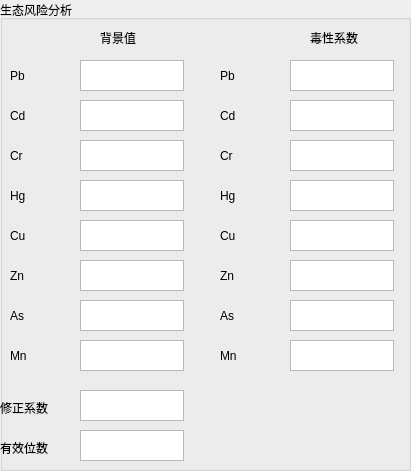
   <widget class="QGroupBox" name="groupBox">
    <property name="geometry">
     <rect>
      <x>20</x>
      <y>20</y>
      <width>411</width>
      <height>471</height>
     </rect>
    </property>
    <property name="title">
     <string>生态风险分析</string>
    </property>
    <widget class="QLabel" name="label_30">
     <property name="geometry">
      <rect>
       <x>10</x>
       <y>300</y>
       <width>61</width>
       <height>31</height>
      </rect>
     </property>
     <property name="text">
      <string>As</string>
     </property>
    </widget>
    <widget class="QTextEdit" name="t_zn">
     <property name="geometry">
      <rect>
       <x>290</x>
       <y>260</y>
       <width>104</width>
       <height>31</height>
      </rect>
     </property>
    </widget>
    <widget class="QLabel" name="label_17">
     <property name="geometry">
      <rect>
       <x>220</x>
       <y>100</y>
       <width>61</width>
       <height>31</height>
      </rect>
     </property>
     <property name="text">
      <string>Cd</string>
     </property>
    </widget>
    <widget class="QTextEdit" name="bg_cr">
     <property name="geometry">
      <rect>
       <x>80</x>
       <y>140</y>
       <width>104</width>
       <height>31</height>
      </rect>
     </property>
    </widget>
    <widget class="QLabel" name="label_9">
     <property name="geometry">
      <rect>
       <x>10</x>
       <y>260</y>
       <width>61</width>
       <height>31</height>
      </rect>
     </property>
     <property name="text">
      <string>Zn</string>
     </property>
    </widget>
    <widget class="QLabel" name="label_18">
     <property name="geometry">
      <rect>
       <x>220</x>
       <y>220</y>
       <width>61</width>
       <height>31</height>
      </rect>
     </property>
     <property name="text">
      <string>Cu</string>
     </property>
    </widget>
    <widget class="QTextEdit" name="t_cd">
     <property name="geometry">
      <rect>
       <x>290</x>
       <y>100</y>
       <width>104</width>
       <height>31</height>
      </rect>
     </property>
    </widget>
    <widget class="QTextEdit" name="bg_as">
     <property name="geometry">
      <rect>
       <x>80</x>
       <y>300</y>
       <width>104</width>
       <height>31</height>
      </rect>
     </property>
    </widget>
    <widget class="QTextEdit" name="bg_hg">
     <property name="geometry">
      <rect>
       <x>80</x>
       <y>180</y>
       <width>104</width>
       <height>31</height>
      </rect>
     </property>
    </widget>
    <widget class="QTextEdit" name="t_as">
     <property name="geometry">
      <rect>
       <x>290</x>
       <y>300</y>
       <width>104</width>
       <height>31</height>
      </rect>
     </property>
    </widget>
    <widget class="QLabel" name="label_28">
     <property name="geometry">
      <rect>
       <x>220</x>
       <y>300</y>
       <width>61</width>
       <height>31</height>
      </rect>
     </property>
     <property name="text">
      <string>As</string>
     </property>
    </widget>
    <widget class="QLabel" name="label_7">
     <property name="geometry">
      <rect>
       <x>10</x>
       <y>180</y>
       <width>61</width>
       <height>31</height>
      </rect>
     </property>
     <property name="text">
      <string>Hg</string>
     </property>
    </widget>
    <widget class="QTextEdit" name="t_cr">
     <property name="geometry">
      <rect>
       <x>290</x>
       <y>140</y>
       <width>104</width>
       <height>31</height>
      </rect>
     </property>
    </widget>
    <widget class="QTextEdit" name="bg_pb">
     <property name="geometry">
      <rect>
       <x>80</x>
       <y>60</y>
       <width>104</width>
       <height>31</height>
      </rect>
     </property>
    </widget>
    <widget class="QTextEdit" name="t_cu">
     <property name="geometry">
      <rect>
       <x>290</x>
       <y>220</y>
       <width>104</width>
       <height>31</height>
      </rect>
     </property>
    </widget>
    <widget class="QTextEdit" name="k">
     <property name="geometry">
      <rect>
       <x>80</x>
       <y>390</y>
       <width>104</width>
       <height>31</height>
      </rect>
     </property>
    </widget>
    <widget class="QTextEdit" name="t_pb">
     <property name="geometry">
      <rect>
       <x>290</x>
       <y>60</y>
       <width>104</width>
       <height>31</height>
      </rect>
     </property>
    </widget>
    <widget class="QTextEdit" name="bg_cu">
     <property name="geometry">
      <rect>
       <x>80</x>
       <y>220</y>
       <width>104</width>
       <height>31</height>
      </rect>
     </property>
    </widget>
    <widget class="QLabel" name="label_10">
     <property name="geometry">
      <rect>
       <x>220</x>
       <y>260</y>
       <width>61</width>
       <height>31</height>
      </rect>
     </property>
     <property name="text">
      <string>Zn</string>
     </property>
    </widget>
    <widget class="QTextEdit" name="t_hg">
     <property name="geometry">
      <rect>
       <x>290</x>
       <y>180</y>
       <width>104</width>
       <height>31</height>
      </rect>
     </property>
    </widget>
    <widget class="QLabel" name="label_4">
     <property name="geometry">
      <rect>
       <x>10</x>
       <y>140</y>
       <width>61</width>
       <height>31</height>
      </rect>
     </property>
     <property name="text">
      <string>Cr</string>
     </property>
    </widget>
    <widget class="QTextEdit" name="bg_cd">
     <property name="geometry">
      <rect>
       <x>80</x>
       <y>100</y>
       <width>104</width>
       <height>31</height>
      </rect>
     </property>
    </widget>
    <widget class="QLabel" name="label_13">
     <property name="geometry">
      <rect>
       <x>220</x>
       <y>180</y>
       <width>61</width>
       <height>31</height>
      </rect>
     </property>
     <property name="text">
      <string>Hg</string>
     </property>
    </widget>
    <widget class="QLabel" name="label_11">
     <property name="geometry">
      <rect>
       <x>310</x>
       <y>30</y>
       <width>72</width>
       <height>15</height>
      </rect>
     </property>
     <property name="text">
      <string>毒性系数</string>
     </property>
    </widget>
    <widget class="QLabel" name="label_19">
     <property name="geometry">
      <rect>
       <x>0</x>
       <y>400</y>
       <width>72</width>
       <height>15</height>
      </rect>
     </property>
     <property name="text">
      <string>修正系数</string>
     </property>
    </widget>
    <widget class="QLabel" name="label_2">
     <property name="geometry">
      <rect>
       <x>10</x>
       <y>60</y>
       <width>61</width>
       <height>31</height>
      </rect>
     </property>
     <property name="text">
      <string>Pb</string>
     </property>
    </widget>
    <widget class="QLabel" name="label_3">
     <property name="geometry">
      <rect>
       <x>10</x>
       <y>100</y>
       <width>61</width>
       <height>31</height>
      </rect>
     </property>
     <property name="text">
      <string>Cd</string>
     </property>
    </widget>
    <widget class="QLabel" name="label">
     <property name="geometry">
      <rect>
       <x>100</x>
       <y>30</y>
       <width>72</width>
       <height>15</height>
      </rect>
     </property>
     <property name="text">
      <string>背景值</string>
     </property>
    </widget>
    <widget class="QLabel" name="label_8">
     <property name="geometry">
      <rect>
       <x>10</x>
       <y>220</y>
       <width>61</width>
       <height>31</height>
      </rect>
     </property>
     <property name="text">
      <string>Cu</string>
     </property>
    </widget>
    <widget class="QLabel" name="label_14">
     <property name="geometry">
      <rect>
       <x>220</x>
       <y>140</y>
       <width>61</width>
       <height>31</height>
      </rect>
     </property>
     <property name="text">
      <string>Cr</string>
     </property>
    </widget>
    <widget class="QLabel" name="label_12">
     <property name="geometry">
      <rect>
       <x>220</x>
       <y>60</y>
       <width>61</width>
       <height>31</height>
      </rect>
     </property>
     <property name="text">
      <string>Pb</string>
     </property>
    </widget>
    <widget class="QTextEdit" name="bg_zn">
     <property name="geometry">
      <rect>
       <x>80</x>
       <y>260</y>
       <width>104</width>
       <height>31</height>
      </rect>
     </property>
    </widget>
    <widget class="QLabel" name="label_50">
     <property name="geometry">
      <rect>
       <x>0</x>
       <y>440</y>
       <width>72</width>
       <height>15</height>
      </rect>
     </property>
     <property name="text">
      <string>有效位数</string>
     </property>
    </widget>
    <widget class="QTextEdit" name="decimals_pr">
     <property name="geometry">
      <rect>
       <x>80</x>
       <y>430</y>
       <width>104</width>
       <height>31</height>
      </rect>
     </property>
    </widget>
    <widget class="QLabel" name="label_89">
     <property name="geometry">
      <rect>
       <x>10</x>
       <y>340</y>
       <width>61</width>
       <height>31</height>
      </rect>
     </property>
     <property name="text">
      <string>Mn</string>
     </property>
    </widget>
    <widget class="QLabel" name="label_90">
     <property name="geometry">
      <rect>
       <x>220</x>
       <y>340</y>
       <width>61</width>
       <height>31</height>
      </rect>
     </property>
     <property name="text">
      <string>Mn</string>
     </property>
    </widget>
    <widget class="QTextEdit" name="t_mn">
     <property name="geometry">
      <rect>
       <x>290</x>
       <y>340</y>
       <width>104</width>
       <height>31</height>
      </rect>
     </property>
    </widget>
    <widget class="QTextEdit" name="bg_mn">
     <property name="geometry">
      <rect>
       <x>80</x>
       <y>340</y>
       <width>104</width>
       <height>31</height>
      </rect>
     </property>
    </widget>
   </widget>
